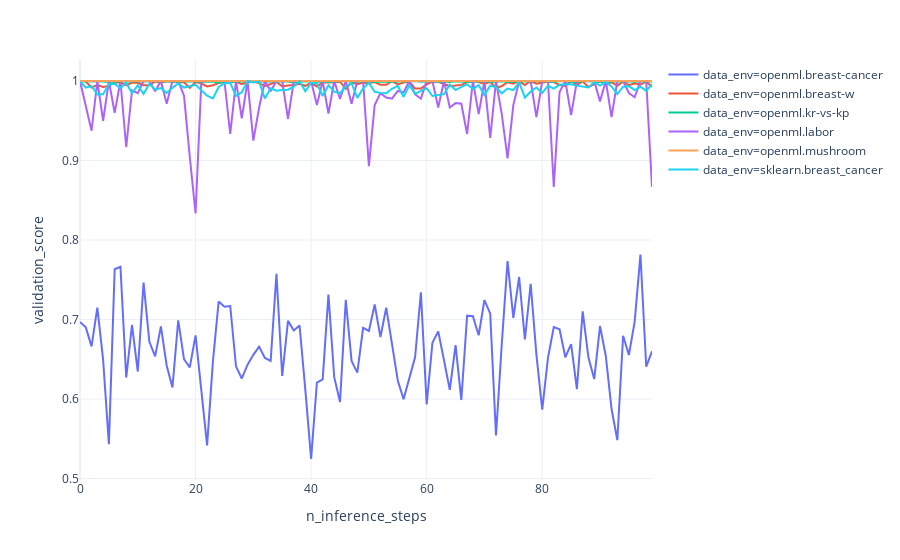

This figure's notebook cell:
### Markdown cell above
## Plot Rewards

### Code cell
px.line(
    inference_results.query("data_env_partition == 'training'"),
    x="n_inference_steps",
    y="validation_score",
    template="plotly_white",
    color="data_env",
)
